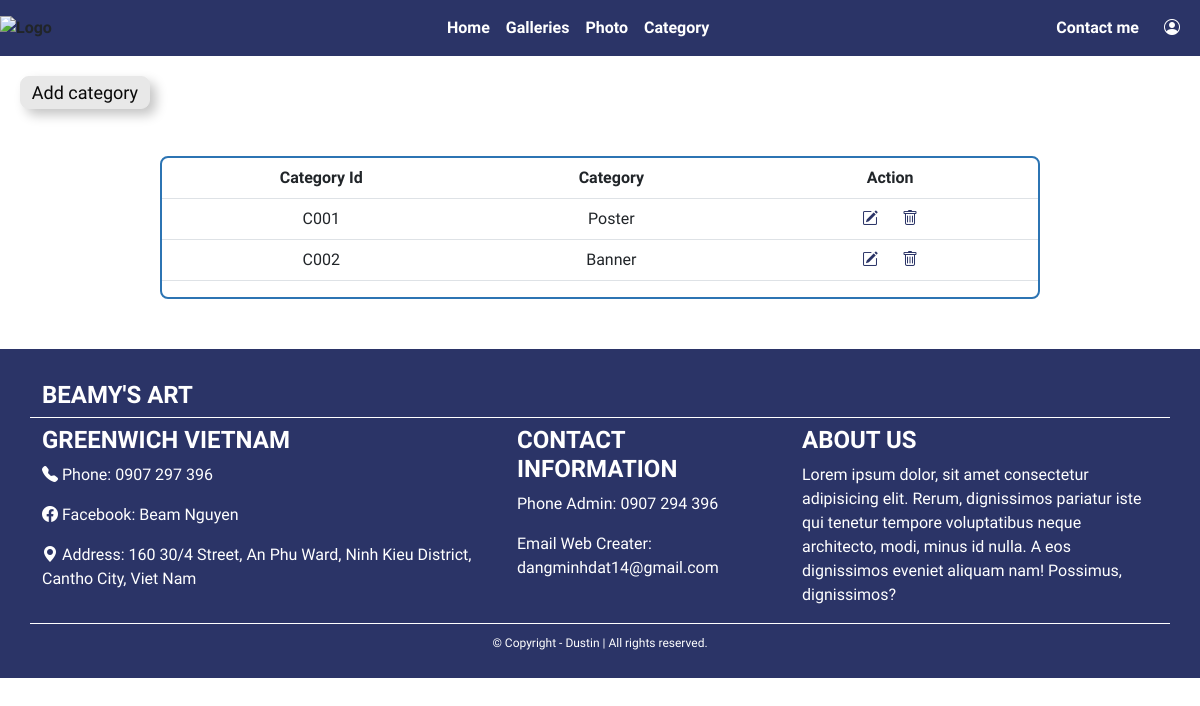
Before: /php/category.php with the older database file.
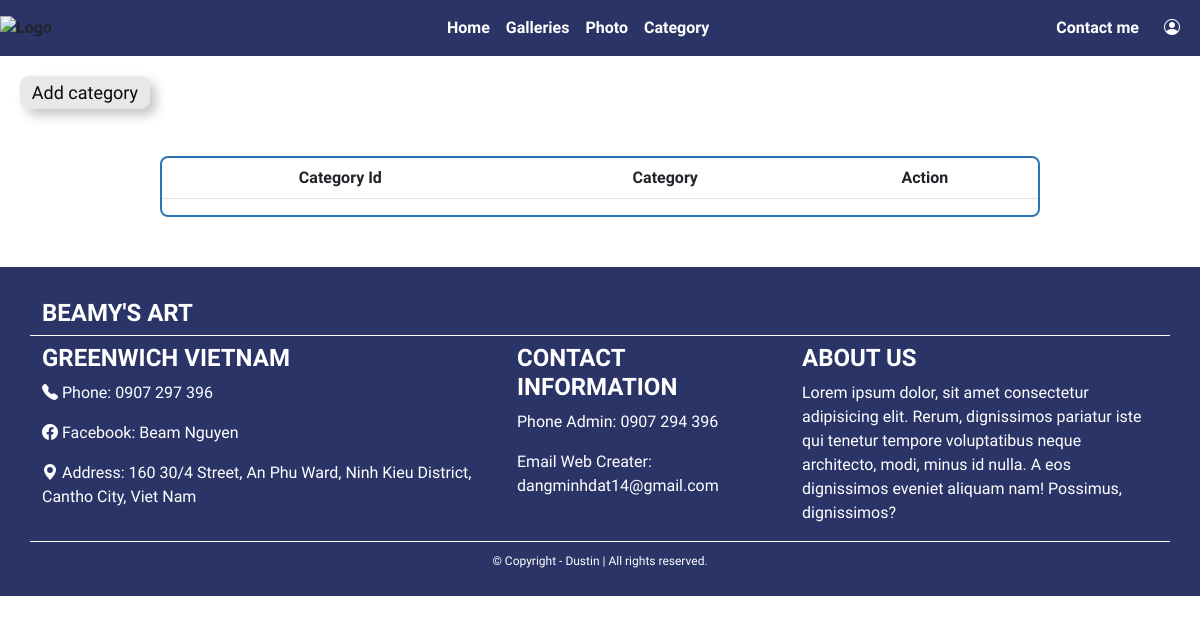
After: the same page with the newer database file.
### tables this page shows
CREATE TABLE `category` (
  `cat_id` varchar(6) NOT NULL,
  `cat_name` varchar(255) NOT NULL
);

### php/category.php (the view, shortened to what this page needs)
<?php
    include_once 'header.php';
?>
<link rel='stylesheet' type='text/css' href='../css/category.css'/>
<link rel='stylesheet' type='text/css' href='../css/header.css'/>
<link rel='stylesheet' type='text/css' href='../css/footer.css'/>
<a href="../php/add_category.php" class="button2 adding">Add category</a>
<div class="table-responsive">
    <table class="table table-hover">
      <thead>
        <tr>
          <th scope="col">Category Id</th>
          <th scope="col">Category</th>
          <th scope="col">Action</th>
        </tr>
      </thead>
      <tbody>
        <?php
            $conn = new Connect();
            $db_link = $conn->connectToMySQL();
            $sql = "SELECT * FROM category";
            $re = $db_link->query($sql);
            while($row = $re->fetch_assoc()):
        ?>
        <tr>
          <td><?=$row['cat_id']?></td>
          <td><?=$row['cat_name']?></td>
          <td>
            <a href="add_category.php?cid=<?=$row['cat_id']?>"><i style="color: #2B3467" class="bi bi-pencil-square"></a></i>
            <a href="delete_category.php?cid=<?=$row['cat_id']?>"><i style="color: #2B3467" class="bi bi-trash"></i></a>
        </td>
        </tr>
        <?php
            endwhile;
        ?>
      </tbody>
    </table>
</div>
<?php
    include_once 'footer.php';
?>

### php/header.php (shortened to what this page needs)
<!DOCTYPE html>
<html lang="en">
<head>
    <link rel="stylesheet" href="https://stackpath.bootstrapcdn.com/font-awesome/4.7.0/css/font-awesome.min.css">
    <link rel="stylesheet" href="https://cdnjs.cloudflare.com/ajax/libs/font-awesome/6.2.1/css/all.min.css"
 />
    <link rel="stylesheet" href="https://cdn.jsdelivr.net/npm/bootstrap-icons@1.10.2/font/bootstrap-icons.css">
    <link rel="stylesheet" href="../css/header.css">
    <link rel="stylesheet" href="https://cdn.jsdelivr.net/npm/bootstrap@5.2.2/dist/css/bootstrap.min.css"
>
    <link rel="stylesheet" href="https://cdnjs.cloudflare.com/ajax/libs/font-awesome/6.2.1/css/all.min.css"
 />
    <link rel="stylesheet" href="https://cdn.jsdelivr.net/npm/bootstrap-icons@1.10.2/font/bootstrap-icons.css">
</head>
<nav class="navbar navbar-expand-lg justify-content-center" style="background-color: #2B3467;">
    <div class="navbar-nav">
            <img src="https://cdn.logojoy.com/wp-content/uploads/2018/05/30143701/97-768x591.png" alt="Logo" style="width: 100px;">
    </div>
<div class="collapse navbar-collapse justify-content-center" id="navbarMain">
        <div class="navbar-nav">
            <a class="nav-link active" style="color: #ffffff;" href="../php/index.php">Home</a>
            <a href="../php/galleries.php" class="nav-link" style="color: #ffffff;">Galleries</a>
            <a href="" class="nav-link" style="color: #ffffff;">Photo</a>
            <a class="nav-link" href="../php/category.php" style="color: #ffffff;">Category</a>
        </div>
</div>
<div class="contact justify-content-between" style="color:#ffffff">
    <a href="" class="nav-item nav-link">Contact me</a>
    <a href="" class="nav-item nav-link"><i class="bi bi-person-circle"></i></a>
</div>
</nav>
</html>

### php/footer.php
<footer class="mainfooter" role="contentinfo">
<div class="footer-middle">
    <div class="container">
    <div class="row">
        <h4 class="title text-uppercase">Beamy's Art</h4>
        <div class="col-md-5 col-sm-6">
            <div class="footer-pad">
                <h4 class="text-uppercase">Greenwich Vietnam</h4>
                <p><i class="bi bi-telephone-fill"></i><a> Phone: 0907 297 396</a></p>
                <p><i class="bi bi-facebook"></i><a> Facebook: Beam Nguyen</a></p>
                <p ><i class="bi bi-geo-alt-fill"></i><a> Address: 160 30/4 Street, An Phu Ward, Ninh Kieu District, Cantho City, Viet Nam</a></p>
            </div>
        </div>
            <div class="col-md-3 col-sm-6">
                <div class="footer-pad">
                    <h4 class="text-uppercase">Contact information</h4>
                    <p>Phone Admin: 0907 294 396</p>
                    <p>Email Web Creater: dangminhdat14@gmail.com</p>
                </div>
            </div>
            <div class="col-md-4 col-sm-6">
                <div class="footer-pad">
                    <h4 class="text-uppercase">About us</h4>
                    <p>Lorem ipsum dolor, sit amet consectetur adipisicing elit. Rerum, dignissimos pariatur iste qui tenetur tempore voluptatibus neque architecto, modi, minus id nulla. A eos dignissimos eveniet aliquam nam! Possimus, dignissimos?</p>
                </div>
            </div>
    </div>
        <div class="row">
            <div class="col-md-12 copy">
            <p class="text-center">&copy; Copyright - Dustin | All rights reserved.</p>
            </div>
        </div>
    </div>
</div>
</footer>

### css/header.css (style rules this page uses)
.contact { display: flex; margin-right: 20px; }
.contact a i { margin-left: 25px; }

### css/category.css (style rules this page uses)
:root { --Orange_yellow: #FFC93C; --blue_light: #03e9f4; --blue_heavy: #2C74B3; --blue_neon: #5e98a2; --white: #ffffff; --black: #000000; --green_heavy_gradient:#227c7064; --green_light: #439a97d0; --Orange: #FF7000; --navy: #2B3467; }
.table-responsive { margin: 40px 160px 50px 160px; border: 2px solid #2C74B3; border-radius: 8px; }
.table { text-align: center; }
.button2 { display: inline-block; text-decoration: none; transition: all 0.2s ease-in; position: relative; overflow: hidden; z-index: 1; color: #090909; padding: 0.1em 0.6em; font-size: 18px; border-radius: 0.5em; background: #e8e8e8; border: 1px solid #e8e8e8; box-shadow: 6px 6px 12px #c5c5c5, -6px -6px 12px #ffffff; }
.button2:before { content: ""; position: absolute; left: 50%; transform: translateX(-50%) scaleY(1) scaleX(1.25); top: 100%; width: 140%; height: 180%; background-color: rgba(0, 0, 0, 0.05); border-radius: 50%; display: block; transition: all 0.5s 0.1s cubic-bezier(0.55, 0, 0.1, 1); z-index: -1; }
.button2:after { content: ""; position: absolute; left: 55%; transform: translateX(-50%) scaleY(1) scaleX(1.45); top: 180%; width: 160%; height: 190%; background-color: var(--navy); border-radius: 50%; display: block; transition: all 0.5s 0.1s cubic-bezier(0.55, 0, 0.1, 1); z-index: -1; }
.button2 { margin: 20px 0 0 20px; }
.table td a i { padding: 0 10px 0 10px; }

### css/footer.css (style rules this page uses)
:root { --green_light: #91D8E4; --green_heavy: #227C70; --blue: #2B3467; --blue_green: #579BB1; --white: #ffffff; --black: #000000; }
footer { background: var(--blue) !important; color: white; }
.copy { font-size: 12px; padding: 10px; border-top: 1px solid #FFFFFF; }
.footer-middle { padding-top: 2em; color: white; }
footer .title { padding-bottom: 8px; border-bottom: 1px solid var(--white); }
.container h4 { font-weight: bold; }

### php/header.php (style rules this page uses)
* { font-family:'Quicksand', sans-serif !important; }
nav.navbar { font-weight: 600; }

Changed rows visible on the page:
removed category: cat_id "C001", cat_name "Poster"
removed category: cat_id "C002", cat_name "Banner"
